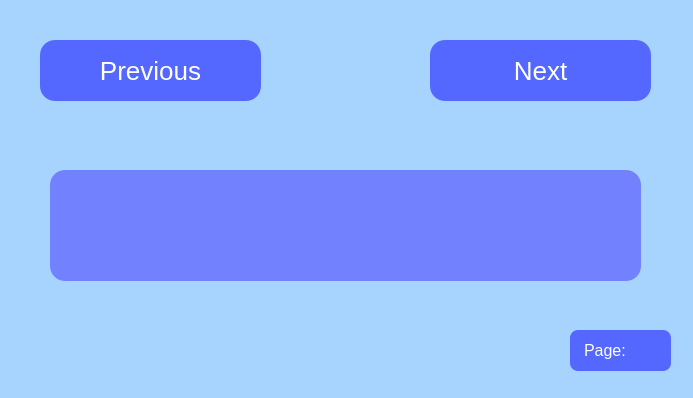
<?xml version="1.0" encoding="UTF-8"?>
<ui version="4.0">
 <class>Dialog</class>
 <widget class="QDialog" name="Dialog">
  <property name="geometry">
   <rect>
    <x>0</x>
    <y>0</y>
    <width>693</width>
    <height>398</height>
   </rect>
  </property>
  <property name="font">
   <font>
    <pointsize>7</pointsize>
    <italic>false</italic>
   </font>
  </property>
  <property name="windowTitle">
   <string>Dialog</string>
  </property>
  <property name="styleSheet">
   <string notr="true">background: #a7d4ff</string>
  </property>
  <widget class="QPushButton" name="previous_button">
   <property name="geometry">
    <rect>
     <x>40</x>
     <y>40</y>
     <width>221</width>
     <height>61</height>
    </rect>
   </property>
   <property name="cursor">
    <cursorShape>PointingHandCursor</cursorShape>
   </property>
   <property name="styleSheet">
    <string notr="true">  text-align: center;
  background: #5468ff;
  border-radius: 15px;
  color: #fff;
  cursor: pointer;
font-size: 26px;</string>
   </property>
   <property name="text">
    <string>Previous</string>
   </property>
  </widget>
  <widget class="QPushButton" name="next_button">
   <property name="geometry">
    <rect>
     <x>430</x>
     <y>40</y>
     <width>221</width>
     <height>61</height>
    </rect>
   </property>
   <property name="cursor">
    <cursorShape>PointingHandCursor</cursorShape>
   </property>
   <property name="styleSheet">
    <string notr="true">  text-align: center;
  background: #5468ff;
  border-radius: 15px;
  color: #fff;
  cursor: pointer;
font-size: 26px;</string>
   </property>
   <property name="text">
    <string>Next</string>
   </property>
  </widget>
  <widget class="QLabel" name="label">
   <property name="geometry">
    <rect>
     <x>50</x>
     <y>170</y>
     <width>591</width>
     <height>111</height>
    </rect>
   </property>
   <property name="layoutDirection">
    <enum>Qt::LeftToRight</enum>
   </property>
   <property name="styleSheet">
    <string notr="true">  background: #7282ff;
text-align: center;
color: #fff;
font-size: 35px;
border-radius: 15px</string>
   </property>
   <property name="text">
    <string/>
   </property>
   <property name="wordWrap">
    <bool>true</bool>
   </property>
  </widget>
  <widget class="QLabel" name="pages">
   <property name="geometry">
    <rect>
     <x>570</x>
     <y>330</y>
     <width>101</width>
     <height>41</height>
    </rect>
   </property>
   <property name="styleSheet">
    <string notr="true">
  background: #5468ff;
  border-radius: 8px;
  color: #fff;
  cursor: pointer;
font-size: 16px;
padding-left: 10px</string>
   </property>
   <property name="text">
    <string>Page: </string>
   </property>
  </widget>
 </widget>
 <resources/>
 <connections/>
</ui>
